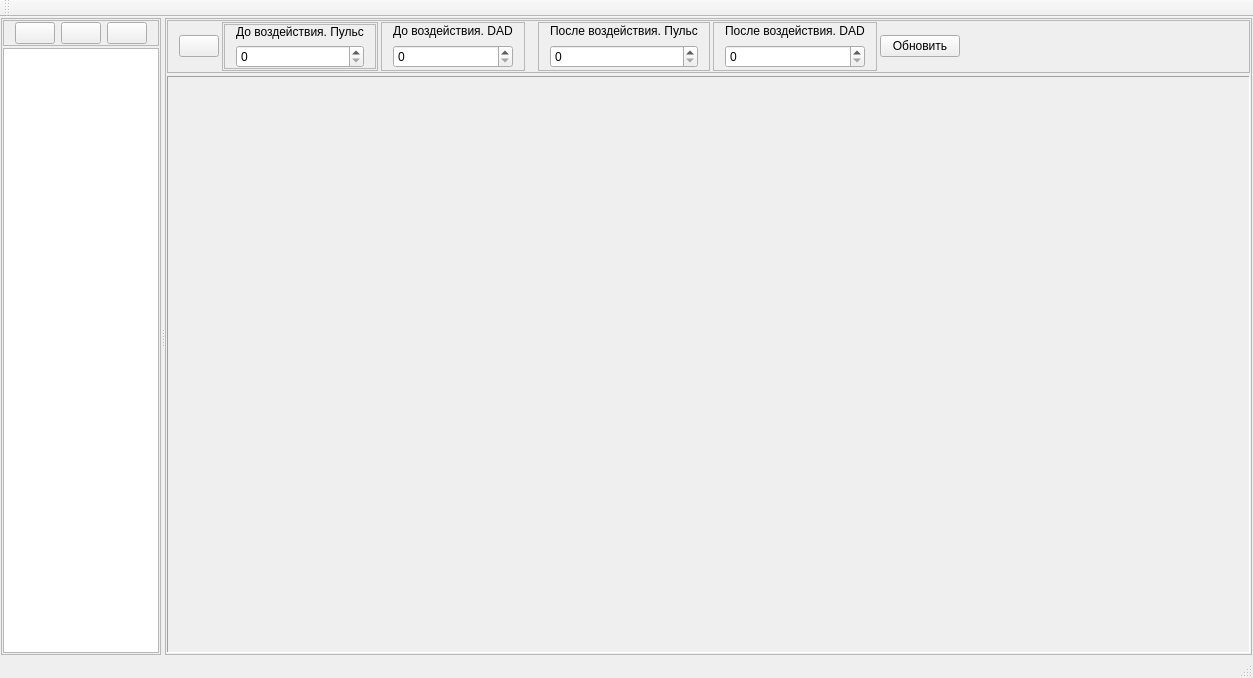
<?xml version="1.0" encoding="UTF-8"?>
<ui version="4.0">
 <class>MainWindow</class>
 <widget class="QMainWindow" name="MainWindow">
  <property name="geometry">
   <rect>
    <x>0</x>
    <y>0</y>
    <width>1253</width>
    <height>678</height>
   </rect>
  </property>
  <property name="windowTitle">
   <string>Анализ по индексу Кердо</string>
  </property>
  <widget class="QWidget" name="centralWidget">
   <layout class="QHBoxLayout" name="horizontalLayout">
    <property name="spacing">
     <number>4</number>
    </property>
    <property name="leftMargin">
     <number>1</number>
    </property>
    <property name="topMargin">
     <number>1</number>
    </property>
    <property name="rightMargin">
     <number>1</number>
    </property>
    <property name="bottomMargin">
     <number>1</number>
    </property>
    <item>
     <widget class="QSplitter" name="splitter">
      <property name="orientation">
       <enum>Qt::Horizontal</enum>
      </property>
      <widget class="QFrame" name="frMans">
       <property name="sizePolicy">
        <sizepolicy hsizetype="Preferred" vsizetype="Preferred">
         <horstretch>1</horstretch>
         <verstretch>0</verstretch>
        </sizepolicy>
       </property>
       <property name="frameShape">
        <enum>QFrame::StyledPanel</enum>
       </property>
       <property name="frameShadow">
        <enum>QFrame::Raised</enum>
       </property>
       <layout class="QVBoxLayout" name="verticalLayout">
        <property name="spacing">
         <number>2</number>
        </property>
        <property name="leftMargin">
         <number>1</number>
        </property>
        <property name="topMargin">
         <number>1</number>
        </property>
        <property name="rightMargin">
         <number>1</number>
        </property>
        <property name="bottomMargin">
         <number>1</number>
        </property>
        <item>
         <widget class="QFrame" name="frMansTools">
          <property name="frameShape">
           <enum>QFrame::StyledPanel</enum>
          </property>
          <property name="frameShadow">
           <enum>QFrame::Raised</enum>
          </property>
          <layout class="QHBoxLayout" name="horizontalLayout_2">
           <property name="topMargin">
            <number>1</number>
           </property>
           <property name="bottomMargin">
            <number>1</number>
           </property>
           <item>
            <widget class="QPushButton" name="btnNewMan">
             <property name="text">
              <string/>
             </property>
             <property name="icon">
              <iconset resource="kerdo.qrc">
               <normaloff>:/images/PatientAdd.png</normaloff>:/images/PatientAdd.png</iconset>
             </property>
             <property name="iconSize">
              <size>
               <width>30</width>
               <height>30</height>
              </size>
             </property>
            </widget>
           </item>
           <item>
            <widget class="QPushButton" name="btnDelMan">
             <property name="text">
              <string/>
             </property>
             <property name="icon">
              <iconset resource="kerdo.qrc">
               <normaloff>:/images/PatientsDel.png</normaloff>:/images/PatientsDel.png</iconset>
             </property>
             <property name="iconSize">
              <size>
               <width>30</width>
               <height>30</height>
              </size>
             </property>
            </widget>
           </item>
           <item>
            <widget class="QPushButton" name="btnEditMan">
             <property name="text">
              <string/>
             </property>
             <property name="icon">
              <iconset resource="kerdo.qrc">
               <normaloff>:/images/PatientsCard.png</normaloff>:/images/PatientsCard.png</iconset>
             </property>
             <property name="iconSize">
              <size>
               <width>30</width>
               <height>30</height>
              </size>
             </property>
            </widget>
           </item>
           <item>
            <spacer name="horizontalSpacer">
             <property name="orientation">
              <enum>Qt::Horizontal</enum>
             </property>
             <property name="sizeHint" stdset="0">
              <size>
               <width>40</width>
               <height>20</height>
              </size>
             </property>
            </spacer>
           </item>
          </layout>
         </widget>
        </item>
        <item>
         <widget class="QTreeView" name="tvMans"/>
        </item>
       </layout>
      </widget>
      <widget class="QFrame" name="frTests">
       <property name="sizePolicy">
        <sizepolicy hsizetype="Preferred" vsizetype="Preferred">
         <horstretch>10</horstretch>
         <verstretch>0</verstretch>
        </sizepolicy>
       </property>
       <property name="frameShape">
        <enum>QFrame::StyledPanel</enum>
       </property>
       <property name="frameShadow">
        <enum>QFrame::Raised</enum>
       </property>
       <layout class="QVBoxLayout" name="verticalLayout_7">
        <property name="spacing">
         <number>3</number>
        </property>
        <property name="leftMargin">
         <number>1</number>
        </property>
        <property name="topMargin">
         <number>1</number>
        </property>
        <property name="rightMargin">
         <number>1</number>
        </property>
        <property name="bottomMargin">
         <number>1</number>
        </property>
        <item>
         <widget class="QFrame" name="frTestsTools">
          <property name="sizePolicy">
           <sizepolicy hsizetype="Preferred" vsizetype="Fixed">
            <horstretch>0</horstretch>
            <verstretch>0</verstretch>
           </sizepolicy>
          </property>
          <property name="frameShape">
           <enum>QFrame::StyledPanel</enum>
          </property>
          <property name="frameShadow">
           <enum>QFrame::Raised</enum>
          </property>
          <layout class="QHBoxLayout" name="horizontalLayout_3">
           <property name="spacing">
            <number>3</number>
           </property>
           <property name="leftMargin">
            <number>11</number>
           </property>
           <property name="topMargin">
            <number>1</number>
           </property>
           <property name="rightMargin">
            <number>11</number>
           </property>
           <property name="bottomMargin">
            <number>1</number>
           </property>
           <item>
            <widget class="QPushButton" name="btnNewTest">
             <property name="text">
              <string/>
             </property>
             <property name="icon">
              <iconset resource="kerdo.qrc">
               <normaloff>:/images/add.png</normaloff>:/images/add.png</iconset>
             </property>
             <property name="iconSize">
              <size>
               <width>35</width>
               <height>35</height>
              </size>
             </property>
            </widget>
           </item>
           <item>
            <widget class="QFrame" name="frame">
             <property name="frameShape">
              <enum>QFrame::StyledPanel</enum>
             </property>
             <property name="frameShadow">
              <enum>QFrame::Raised</enum>
             </property>
             <layout class="QHBoxLayout" name="horizontalLayout_4">
              <property name="spacing">
               <number>3</number>
              </property>
              <property name="leftMargin">
               <number>1</number>
              </property>
              <property name="topMargin">
               <number>1</number>
              </property>
              <property name="rightMargin">
               <number>1</number>
              </property>
              <property name="bottomMargin">
               <number>1</number>
              </property>
              <item>
               <widget class="QFrame" name="frBeforePulse">
                <property name="frameShape">
                 <enum>QFrame::StyledPanel</enum>
                </property>
                <property name="frameShadow">
                 <enum>QFrame::Raised</enum>
                </property>
                <layout class="QVBoxLayout" name="verticalLayout_3">
                 <property name="topMargin">
                  <number>0</number>
                 </property>
                 <property name="bottomMargin">
                  <number>0</number>
                 </property>
                 <item>
                  <widget class="QLabel" name="lblBeforePulse">
                   <property name="sizePolicy">
                    <sizepolicy hsizetype="Preferred" vsizetype="Fixed">
                     <horstretch>0</horstretch>
                     <verstretch>0</verstretch>
                    </sizepolicy>
                   </property>
                   <property name="text">
                    <string>До воздействия. Пульс</string>
                   </property>
                  </widget>
                 </item>
                 <item>
                  <widget class="QSpinBox" name="edBeforePulse"/>
                 </item>
                </layout>
               </widget>
              </item>
             </layout>
            </widget>
           </item>
           <item>
            <widget class="QFrame" name="frBeforeDAD">
             <property name="frameShape">
              <enum>QFrame::StyledPanel</enum>
             </property>
             <property name="frameShadow">
              <enum>QFrame::Raised</enum>
             </property>
             <layout class="QVBoxLayout" name="verticalLayout_4">
              <property name="topMargin">
               <number>0</number>
              </property>
              <property name="bottomMargin">
               <number>0</number>
              </property>
              <item>
               <widget class="QLabel" name="lblBeforeDAD">
                <property name="sizePolicy">
                 <sizepolicy hsizetype="Preferred" vsizetype="Fixed">
                  <horstretch>0</horstretch>
                  <verstretch>0</verstretch>
                 </sizepolicy>
                </property>
                <property name="text">
                 <string>До воздействия. DAD</string>
                </property>
               </widget>
              </item>
              <item>
               <widget class="QSpinBox" name="edBeforeDAD"/>
              </item>
             </layout>
            </widget>
           </item>
           <item>
            <spacer name="horizontalSpacer_3">
             <property name="orientation">
              <enum>Qt::Horizontal</enum>
             </property>
             <property name="sizeType">
              <enum>QSizePolicy::Fixed</enum>
             </property>
             <property name="sizeHint" stdset="0">
              <size>
               <width>10</width>
               <height>20</height>
              </size>
             </property>
            </spacer>
           </item>
           <item>
            <widget class="QFrame" name="frAfterPulse">
             <property name="frameShape">
              <enum>QFrame::StyledPanel</enum>
             </property>
             <property name="frameShadow">
              <enum>QFrame::Raised</enum>
             </property>
             <layout class="QVBoxLayout" name="verticalLayout_5">
              <property name="topMargin">
               <number>0</number>
              </property>
              <property name="bottomMargin">
               <number>0</number>
              </property>
              <item>
               <widget class="QLabel" name="lblAfterPulse">
                <property name="sizePolicy">
                 <sizepolicy hsizetype="Preferred" vsizetype="Fixed">
                  <horstretch>0</horstretch>
                  <verstretch>0</verstretch>
                 </sizepolicy>
                </property>
                <property name="text">
                 <string>После воздействия. Пульс</string>
                </property>
               </widget>
              </item>
              <item>
               <widget class="QSpinBox" name="edAfterPulse"/>
              </item>
             </layout>
            </widget>
           </item>
           <item>
            <widget class="QFrame" name="frAfterDAD">
             <property name="frameShape">
              <enum>QFrame::StyledPanel</enum>
             </property>
             <property name="frameShadow">
              <enum>QFrame::Raised</enum>
             </property>
             <layout class="QVBoxLayout" name="verticalLayout_6">
              <property name="topMargin">
               <number>0</number>
              </property>
              <property name="bottomMargin">
               <number>0</number>
              </property>
              <item>
               <widget class="QLabel" name="lblAfterDAD">
                <property name="sizePolicy">
                 <sizepolicy hsizetype="Preferred" vsizetype="Fixed">
                  <horstretch>0</horstretch>
                  <verstretch>0</verstretch>
                 </sizepolicy>
                </property>
                <property name="text">
                 <string>После воздействия. DAD</string>
                </property>
               </widget>
              </item>
              <item>
               <widget class="QSpinBox" name="edAfterDAD"/>
              </item>
             </layout>
            </widget>
           </item>
           <item>
            <widget class="QPushButton" name="btnUpdate">
             <property name="text">
              <string>Обновить</string>
             </property>
            </widget>
           </item>
           <item>
            <spacer name="horizontalSpacer_2">
             <property name="orientation">
              <enum>Qt::Horizontal</enum>
             </property>
             <property name="sizeHint" stdset="0">
              <size>
               <width>40</width>
               <height>20</height>
              </size>
             </property>
            </spacer>
           </item>
          </layout>
         </widget>
        </item>
        <item>
         <widget class="QFrame" name="frGraph">
          <property name="frameShape">
           <enum>QFrame::Panel</enum>
          </property>
          <property name="frameShadow">
           <enum>QFrame::Sunken</enum>
          </property>
          <layout class="QVBoxLayout" name="verticalLayout_2">
           <property name="leftMargin">
            <number>1</number>
           </property>
           <property name="topMargin">
            <number>1</number>
           </property>
           <property name="rightMargin">
            <number>1</number>
           </property>
           <property name="bottomMargin">
            <number>1</number>
           </property>
           <item>
            <widget class="QWidget" name="wgtGraph" native="true"/>
           </item>
          </layout>
         </widget>
        </item>
       </layout>
      </widget>
     </widget>
    </item>
   </layout>
  </widget>
  <widget class="QMenuBar" name="menuBar">
   <property name="geometry">
    <rect>
     <x>0</x>
     <y>0</y>
     <width>1253</width>
     <height>21</height>
    </rect>
   </property>
  </widget>
  <widget class="QToolBar" name="mainToolBar">
   <attribute name="toolBarArea">
    <enum>TopToolBarArea</enum>
   </attribute>
   <attribute name="toolBarBreak">
    <bool>false</bool>
   </attribute>
  </widget>
  <widget class="QStatusBar" name="statusBar"/>
 </widget>
 <layoutdefault spacing="6" margin="11"/>
 <resources>
  <include location="kerdo.qrc"/>
 </resources>
 <connections>
  <connection>
   <sender>btnNewMan</sender>
   <signal>clicked()</signal>
   <receiver>MainWindow</receiver>
   <slot>addMan()</slot>
   <hints>
    <hint type="sourcelabel">
     <x>41</x>
     <y>58</y>
    </hint>
    <hint type="destinationlabel">
     <x>894</x>
     <y>21</y>
    </hint>
   </hints>
  </connection>
  <connection>
   <sender>btnDelMan</sender>
   <signal>clicked()</signal>
   <receiver>MainWindow</receiver>
   <slot>delMan()</slot>
   <hints>
    <hint type="sourcelabel">
     <x>86</x>
     <y>53</y>
    </hint>
    <hint type="destinationlabel">
     <x>897</x>
     <y>46</y>
    </hint>
   </hints>
  </connection>
  <connection>
   <sender>btnEditMan</sender>
   <signal>clicked()</signal>
   <receiver>MainWindow</receiver>
   <slot>editMan()</slot>
   <hints>
    <hint type="sourcelabel">
     <x>149</x>
     <y>62</y>
    </hint>
    <hint type="destinationlabel">
     <x>895</x>
     <y>74</y>
    </hint>
   </hints>
  </connection>
  <connection>
   <sender>tvMans</sender>
   <signal>activated(QModelIndex)</signal>
   <receiver>MainWindow</receiver>
   <slot>selectPatient(QModelIndex)</slot>
   <hints>
    <hint type="sourcelabel">
     <x>117</x>
     <y>159</y>
    </hint>
    <hint type="destinationlabel">
     <x>1255</x>
     <y>59</y>
    </hint>
   </hints>
  </connection>
  <connection>
   <sender>tvMans</sender>
   <signal>clicked(QModelIndex)</signal>
   <receiver>MainWindow</receiver>
   <slot>selectPatient(QModelIndex)</slot>
   <hints>
    <hint type="sourcelabel">
     <x>145</x>
     <y>132</y>
    </hint>
    <hint type="destinationlabel">
     <x>1254</x>
     <y>87</y>
    </hint>
   </hints>
  </connection>
 </connections>
 <slots>
  <slot>addMan()</slot>
  <slot>delMan()</slot>
  <slot>editMan()</slot>
  <slot>selectPatient(QModelIndex)</slot>
 </slots>
</ui>
